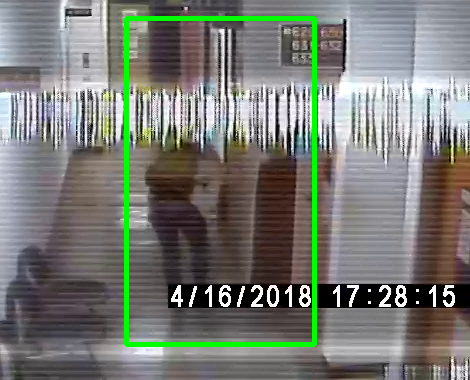
#> input picture OpencvDetect/false (119).png, 470 x 380 px, given in place of the camera
$ python OpencvPostionDetect.py   (older library calls are emulated)
#> lines starting #> are read from the running program, lines starting #| are printed output that depends on the picture; after the words box and inside, x2 and y2 are one past the last pixel; in counts of white or black regions, pixels touching at a corner belong together
#> in run_thread, frame is the input picture: shape (380, 470, 3); mean B, G, R 116.4, 122.6, 120
#-*- coding: utf-8 -*-
import cv2

import time
import sys,string
import multiprocessing

import msvcrt
import numpy as np
import pdb
#Low=0
# 当调节滑块时，调用这个函数。这个没有使用到
def do_nothing(x):
    pass

ilowH = 0
ihighH = 179

ilowS = 0
ihighS = 255
ilowV = 0
ihighV = 255
# [9 lines of commented-out code are left out]

def PointTakeing(frame):#分離三點
    HSVColor  =  cv2.cvtColor (frame,cv2.COLOR_BGR2HSV)#轉換RGB變成HSV圖像
#> HSVColor: shape (380, 470, 3); mean H, S, V 83.1, 41, 131.5
    #----A點
    # get trackbar positions
    ilowH = 0#cv2.getTrackbarPos('lowH', 'image')
    ihighH =0#cv2.getTrackbarPos('highH', 'image')
    ilowS = 0#cv2.getTrackbarPos('lowS', 'image')
    ihighS =11#cv2.getTrackbarPos('highS', 'image')
    ilowV = 255#cv2.getTrackbarPos('lowV', 'image')
    ihighV =255#cv2.getTrackbarPos('highV', 'image')

    HSVlower = np.array([ilowH,ilowS,ilowV])#低彩度設置[h,s,v]
    HSVupper = np.array([ihighH,ihighS,ihighV])#高彩度設置[h,s,v]
    mask = cv2.inRange(HSVColor, HSVlower, HSVupper)#取出特徵值
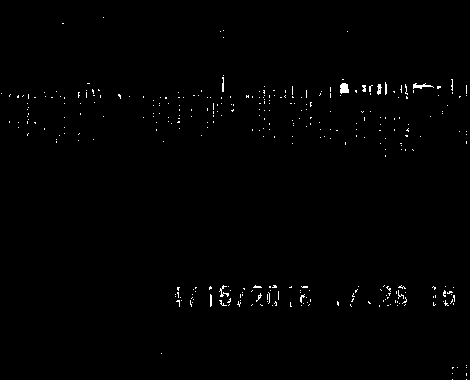
#> mask: shape (380, 470); 0.71% white in thin lines or dots
    #cv2.imshow('image', mask)
    kernel = cv2.getStructuringElement(cv2.MORPH_RECT,(10, 10))

    #侵蝕
    eroded = cv2.erode(mask,kernel)
#> eroded: shape (380, 470); every value is 0
    #膨脹圖像
    dilated = cv2.dilate(eroded,kernel)
    #顯示膨脹後的圖像
    cv2.imshow("Dilated Image",dilated);


    ret,threshA=cv2.threshold(dilated,0,255,cv2.THRESH_BINARY_INV)#二值化影像
#> threshA: shape (380, 470); every value is 255
    image,contours,hierarchy = cv2.findContours(threshA,cv2.RETR_LIST,cv2.CHAIN_APPROX_SIMPLE)
#> contours = [[[0, 0], [0, 379], [469, 379], [469, 0]]]
    cnt=[]
    font_1_X=""
    font_1_Y=""
    if len(contours) > 0:
        cnt=contours[0]
#> cnt = [[0, 0], [0, 379], [469, 379], [469, 0]]
        print (np.amax(cnt)-np.amin(cnt))
#| 469
        cv2.drawContours(frame,cnt,0,(0,0,255),100) #繪製點在球上
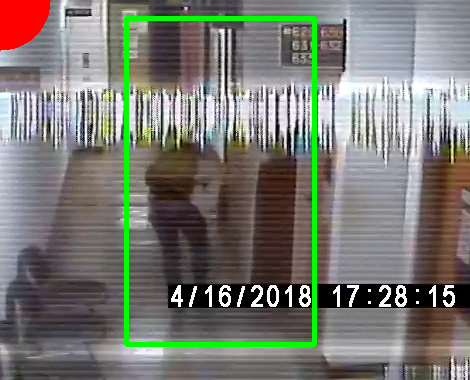
#> frame: shape (380, 470, 3); 1.13% of pixels changed, all inside (x1, y1, x2, y2) = (0, 0, 51, 51)
        font_1_X=cnt[0,0,0]#從座標陣列cnt提取出X來給顯示點1上的數字座標
#> font_1_X = 0
        font_1_Y=cnt[0,0,1]#從座標陣列cnt提取出Y來給顯示點1上的數字座標
#> font_1_Y = 0
        str_Point_1='  ('+str(font_1_X)+','+str(font_1_Y)+')'
#> str_Point_1 = '  (0,0)'
        cv2.putText(frame, str_Point_1 ,(font_1_X,font_1_Y), 0 , 0.5 , ( 0 , 0 , 255 ), 1 )
#> frame: shape (380, 470, 3); under 0.01% of pixels changed, all inside (x1, y1, x2, y2) = (50, 0, 54, 5)
        #print (str_Point_1)

    else:
        print ("Sorry No contour Found.")

    return font_1_X,font_1_Y
    #----C點
    pass
def run_thread(): #A相機
    cap = cv2.VideoCapture(0)

    while True:
        ret0, frame = cap.read()#讀取攝影機的物件
        TakeingResaul= PointTakeing(frame)#依序推入需要計算的XY值，並且依照位置獲取指定的字元
#> TakeingResaul = (0, 0)
        cv2.imshow('X', frame)
        cv2.waitKey(5)
        pass

    pass

if __name__ == '__main__':
    run_thread()
    # [11 lines of commented-out code are left out]
